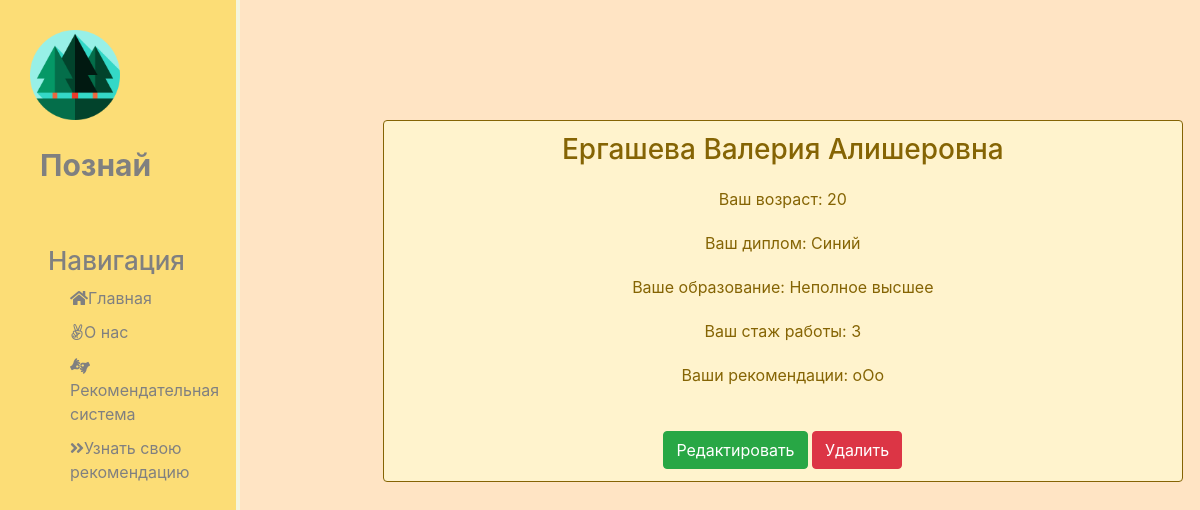
The app's page /recommendation/1 with its own data.
### recommendation/models.py (models this page shows, shortened)
class UserForRec(models.Model):
    name = models.CharField('Ваше имя', max_length=50)
    surname = models.CharField('Ваша фамилия', max_length=50)
    patronymic = models.CharField('Ваше отчество', max_length=50)
    age = models.IntegerField('Ваш возраст')
    education = models.CharField('Образование', max_length=50)
    diplom = models.CharField('Диплом', max_length=50)
    experience = models.IntegerField('Стаж работы')
    recommendation = models.TextField('Ваши рекомендации')
    class Meta:
        verbose_name = 'Пользователь для рекомендации'
        verbose_name_plural = 'Пользователи для рекомендации'

### recommendation/views.py (the view)
# urls.py: path('<int:pk>', views.RecommendationDetail.as_view(), name='recommendation-details'),
class RecommendationDetail(DetailView):
    model = UserForRec
    template_name = 'recommendation/details_view.html'
    context_object_name = 'recommendation'

### recommendation/templates/recommendation/details_view.html (shortened to what this page needs)
{% extends 'main/layout.html' %}
{% block content %}
<div class="features">
    <div class="alert alert-warning">
        <h3>{{ recommendation.surname}} {{ recommendation.name}} {{ recommendation.patronymic}}</h3>
        <p>Ваш возраст: {{ recommendation.age }}</p>
        <p>Ваш диплом: {{ recommendation.diplom }}</p>
        <p>Ваше образование: {{ recommendation.education }}</p>
        <p>Ваш стаж работы: {{ recommendation.experience }}</p>
        <p>Ваши рекомендации: {{ recommendation.recommendation }}</p>
        <br>
        <a href="{% url 'recommendation-update' recommendation.id %}" class="btn btn-success">Редактировать</a>
        <a href="{% url 'recommendation-delete' recommendation.id %}" class="btn btn-danger">Удалить</a>
    </div>
</div>
{% endblock%}

### main/static/main/css/main.css (style rules this page uses)
body { background: #FFE4C4; }
main .features { float: left; color: #856404; margin-top: 100px; width: 35%; }
main .features p { max-width: 500px; margin: 20px auto; }
.alert-warning { color: #856404; background-color: #fff3cd; border-color: #856404; float: left; clear: both; width: 800px; margin: 20px 34%; text-align: center; }

### records on screen
UserForRec: surname "Ергашева", name "Валерия", patronymic "Алишеровна", age "20", diplom "Синий", education "Неполное высшее", experience "3", recommendation "oOo"
